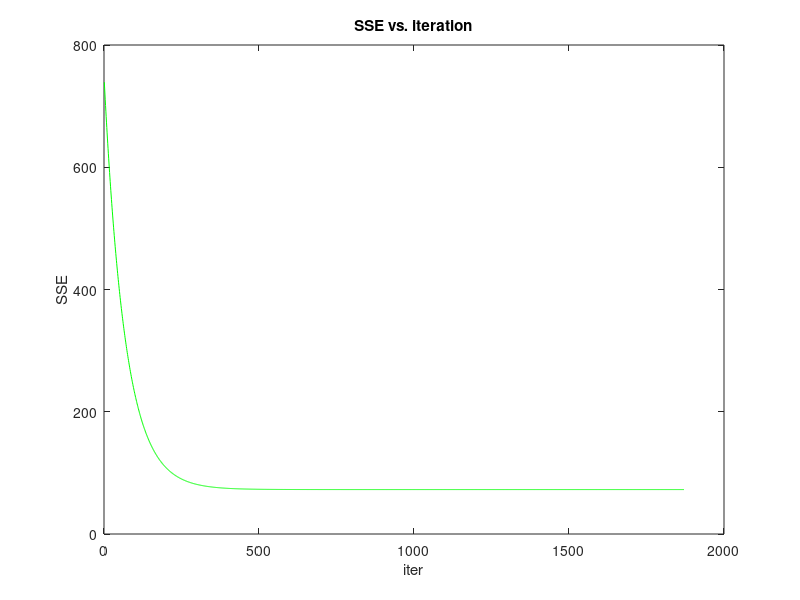
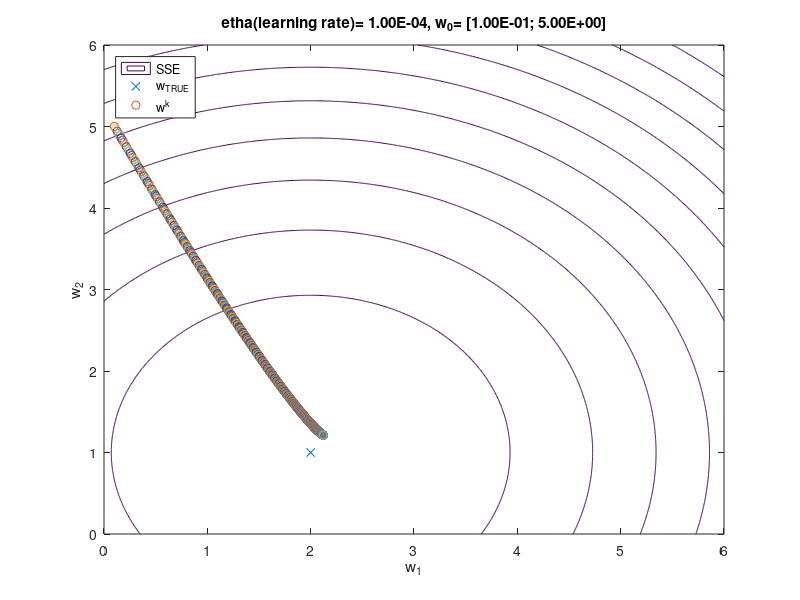
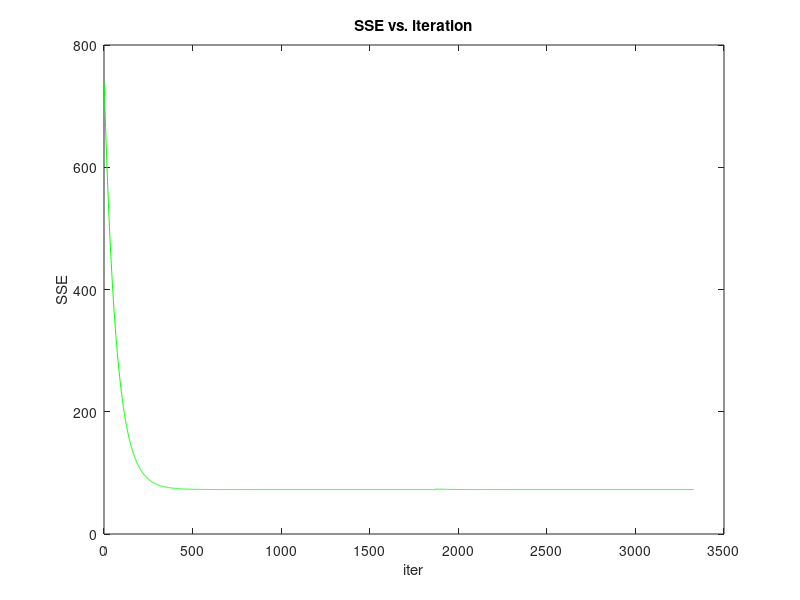
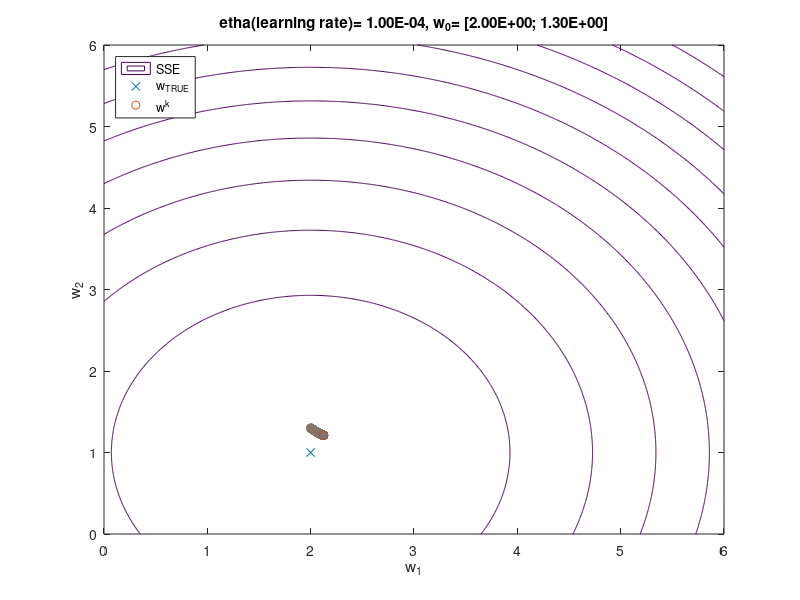

Write the MATLAB code that produced these figures, in order. (Note: this script raises an error after producing the figures.)
function Task1_a
% MP2 Task 1. (a)
% run this code by simply typing Task1_a in the workspace.

% The dataset X is generated for this project manually. Based on the required
% properties that are given by the problem.
% X is an NxD matrix; where N = 100 and D = 2.

% signle-output linear regression problem
% t = X w + e; where e is Normally distributed according to the following
% parameters:
% The mean = 0 and the variance v > 0.
% t is a column vector of size N; where N = 100.

% To generate the data w_TRUE should be [2 1]' and v = 1. Obviously, N and
% D are 100 and 2 respectively.

% The SSE is the loss function used for this task, which is
% || Xw - t ||^2 = (Xw - t) (Xw - t) = w' X' X w - 2 t X w + t't =
% = w' X' X w - 2 X' t w + t' t = X' X w w - 2 X' t w + t' t
% The gradient of SSE is 
% 2 X' X - 2 X' t = 2 X' (X - t)

% The objective is to implement the GDM that uses a constant learning rate.


% Author: Maryam Najafi
% Created date: Apr 4, 2016
% Last modified date = Apr 7, 2016

close all
clear all
clc

%% 1. Generate an N-sample, i.i.d. training set

global w_TRUE
global D

N = 100;
D = 2;

% 1. generate X
left_boundary = -1;
right_boundary = 1;

X = (right_boundary - left_boundary).*rand(N,D) + left_boundary;

% 2. generate the noise e
mu = 0; % the mean of the noise
v = 1; % the variance of the noise

e = v^2.*randn(N,1) + mu;

% 3. compute t's
w_TRUE = [2 1]'; % t = w' * X + e

t = w_TRUE' * X(1, :)' + e(1); % initialization
for i = 2 : N
    t = [t; w_TRUE' * X(i, :)' + e(i)];
end

%% 2. Gradient Descent Method (GDM)

global upper_limit; % The termination condition based on the problem requirement

upper_limit = 10e-4;

outter_iter = 50;
inner_iter = 200;

%% 2_1. for the step length etha #1
etha = 0.0001;

% 2_1_1. for the initial weight w_0
w_0 = [0.1 5]';
GD_const_learning_rate (etha, X, t, w_0, outter_iter, inner_iter);

%  2_1_2. for the initial weight w_0
w_0 = [2 1.3]'; % w_0
GD_const_learning_rate (etha, X, t, w_0, outter_iter, inner_iter);

%  2_1_3. for the initial weight w_0
w_0 = [4 0.4]'; % w_0
GD_const_learning_rate (etha, X, t, w_0, outter_iter, inner_iter);

%% 2_2. for the step length etha #2
etha = 0.01;

%  2_2_1. for the initial weight w_0
w_0 = [1 0.5]'; % w_0
GD_const_learning_rate (etha, X, t, w_0, outter_iter, inner_iter);

% 2_2_2. for the initial weight w_0
w_0 = [2 1.3]'; % w_0
GD_const_learning_rate (etha, X, t, w_0, outter_iter, inner_iter);

% 2_2_3. for the initial weight w_0
w_0 = [4 0.4]'; % w_0
GD_const_learning_rate (etha, X, t, w_0, outter_iter, inner_iter);

%% 2_3. for the step length etha #3
etha = 0.5;

%  2_3_1. for the initial weight w_0
w_0 = [1 0.5]'; % w_0
GD_const_learning_rate (etha, X, t, w_0, outter_iter, inner_iter);

%  2_3_2. for the initial weight w_0
w_0 = [2 1.3]'; % w_0
GD_const_learning_rate (etha, X, t, w_0, outter_iter, inner_iter);

%  2_3_3. for the initial weight w_0
w_0 = [4 0.4]'; % w_0
GD_const_learning_rate (etha, X, t, w_0, outter_iter, inner_iter);

end

function [stop, w] = update_w (X, t, w, etha)
global upper_limit
global l % The loss function which is the same SSE

g_of_l = -2 * X' * (X * w - t); % the gradient of the loss function (SSE)

update = etha * g_of_l; % update
w = w + update;

tmp = abs(g_of_l); % Norm of the gradient
max_norm = max(tmp);

if (max_norm < upper_limit)
    stop = 1;
else
    stop = 0; 
end

l = [l (norm (X * w -t))^2];

end

function GD_const_learning_rate(etha, X, t, w_0, outter_iter, inner_iter)

global l % The loss function which is the same SSE
global w_TRUE
global D

w = w_0;
W = w'; % The first pair (row) in the W represents the assumption for w
for j = 1 : outter_iter
    for i = 1: inner_iter
        [stop, w] = update_w(X, t, w, etha);
        W = [W; w'];
        if stop
            break
        end
    end
    if stop
        break
    end
end

% Plot SSE vs. iteration
figure();
x_axis = (1:1:size(l,2)); % based on the iterations
plot (x_axis, l, 'Color' , 'g'); % the SSE curve
xlabel('iter'); ylabel('SSE');
title('SSE vs. iteration');

figure()
% Plot the SSE contours
mu = w_TRUE'; % The bottom of the valley
sigma = cov(l) * eye(D);

step = 0.01; % the contour plot resolution

% axis range
leftboundary = 0;
rightboundary = 6;

m1 = leftboundary:step:rightboundary; m2 = leftboundary:step:rightboundary;
[M1,M2] = meshgrid(m1,m2);

F = mvnpdf([M1(:) M2(:)],mu,sigma);
F = reshape(F,length(m2),length(m1));

contour(m1,m2,F);
xlabel('w_1'); ylabel('w_2');
title(sprintf('etha(learning rate)= %6.2E, w_0= [%6.2E; %6.2E]', etha, w_0(1), w_0(2)));
hold on

scatter(w_TRUE(1),w_TRUE(2), 'x');
axis([0 6 0 6]);
hold on

% Plot w's
for i = 1: size(W,1)/2 % divided by 2 for a shorter computation time

scatter(W(i,1),W(i,2), 'o');
axis([0 6 0 6]); % based on the iterations
drawnow
end
legend('SSE','w_{TRUE}', 'w^k', 'location', 'northwest');

end